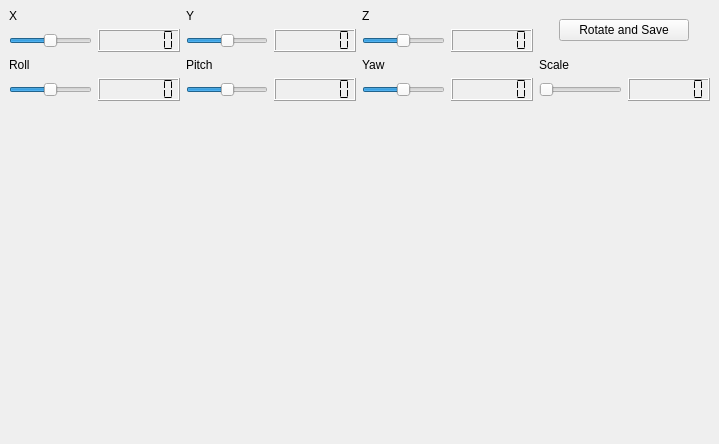
<?xml version="1.0" encoding="UTF-8"?>
<ui version="4.0">
 <class>PairAlign</class>
 <widget class="QMainWindow" name="PairAlign">
  <property name="geometry">
   <rect>
    <x>0</x>
    <y>0</y>
    <width>719</width>
    <height>444</height>
   </rect>
  </property>
  <property name="windowTitle">
   <string>PCLViewer</string>
  </property>
  <widget class="QWidget" name="central_widget">
   <layout class="QGridLayout" name="grid_layout">
    <item row="0" column="0">
     <layout class="QVBoxLayout" name="vertical_layout">
      <item>
       <layout class="QGridLayout" name="aling_layout">
        <item row="0" column="0">
         <layout class="QGridLayout" name="grid_layout_x">
          <item row="1" column="1">
           <widget class="QLCDNumber" name="number_x">
            <property name="digitCount">
             <number>7</number>
            </property>
            <property name="segmentStyle">
             <enum>QLCDNumber::Flat</enum>
            </property>
           </widget>
          </item>
          <item row="1" column="0">
           <widget class="QSlider" name="slider_x">
            <property name="minimum">
             <number>-6400</number>
            </property>
            <property name="maximum">
             <number>6400</number>
            </property>
            <property name="orientation">
             <enum>Qt::Horizontal</enum>
            </property>
           </widget>
          </item>
          <item row="0" column="0">
           <widget class="QLabel" name="label_x">
            <property name="text">
             <string>X</string>
            </property>
           </widget>
          </item>
         </layout>
        </item>
        <item row="1" column="3">
         <layout class="QGridLayout" name="grid_layout_scale">
          <item row="1" column="0">
           <widget class="QSlider" name="slider_scale">
            <property name="minimum">
             <number>1</number>
            </property>
            <property name="maximum">
             <number>20000</number>
            </property>
            <property name="orientation">
             <enum>Qt::Horizontal</enum>
            </property>
           </widget>
          </item>
          <item row="0" column="0">
           <widget class="QLabel" name="label_scale">
            <property name="text">
             <string>Scale</string>
            </property>
           </widget>
          </item>
          <item row="1" column="1">
           <widget class="QLCDNumber" name="number_scale">
            <property name="digitCount">
             <number>7</number>
            </property>
            <property name="segmentStyle">
             <enum>QLCDNumber::Flat</enum>
            </property>
           </widget>
          </item>
         </layout>
        </item>
        <item row="0" column="1">
         <layout class="QGridLayout" name="grid_layout_y">
          <item row="1" column="1">
           <widget class="QLCDNumber" name="number_y">
            <property name="digitCount">
             <number>7</number>
            </property>
            <property name="segmentStyle">
             <enum>QLCDNumber::Flat</enum>
            </property>
           </widget>
          </item>
          <item row="1" column="0">
           <widget class="QSlider" name="slider_y">
            <property name="minimum">
             <number>-4800</number>
            </property>
            <property name="maximum">
             <number>4800</number>
            </property>
            <property name="orientation">
             <enum>Qt::Horizontal</enum>
            </property>
           </widget>
          </item>
          <item row="0" column="0">
           <widget class="QLabel" name="label_y">
            <property name="text">
             <string>Y</string>
            </property>
           </widget>
          </item>
         </layout>
        </item>
        <item row="1" column="2">
         <layout class="QGridLayout" name="grid_layout_yaw">
          <item row="1" column="0">
           <widget class="QSlider" name="slider_yaw">
            <property name="minimum">
             <number>-1800</number>
            </property>
            <property name="maximum">
             <number>1800</number>
            </property>
            <property name="orientation">
             <enum>Qt::Horizontal</enum>
            </property>
           </widget>
          </item>
          <item row="1" column="1">
           <widget class="QLCDNumber" name="number_yaw">
            <property name="digitCount">
             <number>7</number>
            </property>
            <property name="segmentStyle">
             <enum>QLCDNumber::Flat</enum>
            </property>
           </widget>
          </item>
          <item row="0" column="0">
           <widget class="QLabel" name="label_yaw">
            <property name="text">
             <string>Yaw</string>
            </property>
           </widget>
          </item>
         </layout>
        </item>
        <item row="1" column="1">
         <layout class="QGridLayout" name="grid_layout_pitch">
          <item row="0" column="0">
           <widget class="QLabel" name="label_pitch">
            <property name="text">
             <string>Pitch</string>
            </property>
           </widget>
          </item>
          <item row="1" column="1">
           <widget class="QLCDNumber" name="number_pitch">
            <property name="digitCount">
             <number>7</number>
            </property>
            <property name="segmentStyle">
             <enum>QLCDNumber::Flat</enum>
            </property>
           </widget>
          </item>
          <item row="1" column="0">
           <widget class="QSlider" name="slider_pitch">
            <property name="minimum">
             <number>-1800</number>
            </property>
            <property name="maximum">
             <number>1800</number>
            </property>
            <property name="orientation">
             <enum>Qt::Horizontal</enum>
            </property>
           </widget>
          </item>
         </layout>
        </item>
        <item row="0" column="2">
         <layout class="QGridLayout" name="grid_layout_z">
          <item row="1" column="1">
           <widget class="QLCDNumber" name="number_z">
            <property name="digitCount">
             <number>7</number>
            </property>
            <property name="segmentStyle">
             <enum>QLCDNumber::Flat</enum>
            </property>
           </widget>
          </item>
          <item row="1" column="0">
           <widget class="QSlider" name="slider_z">
            <property name="minimum">
             <number>-10240</number>
            </property>
            <property name="maximum">
             <number>10240</number>
            </property>
            <property name="orientation">
             <enum>Qt::Horizontal</enum>
            </property>
           </widget>
          </item>
          <item row="0" column="0">
           <widget class="QLabel" name="label_z">
            <property name="text">
             <string>Z</string>
            </property>
           </widget>
          </item>
         </layout>
        </item>
        <item row="1" column="0">
         <layout class="QGridLayout" name="grid_layout_roll">
          <item row="1" column="0">
           <widget class="QSlider" name="slider_roll">
            <property name="minimum">
             <number>-1800</number>
            </property>
            <property name="maximum">
             <number>1800</number>
            </property>
            <property name="orientation">
             <enum>Qt::Horizontal</enum>
            </property>
           </widget>
          </item>
          <item row="0" column="0">
           <widget class="QLabel" name="label_roll">
            <property name="text">
             <string>Roll</string>
            </property>
           </widget>
          </item>
          <item row="1" column="1">
           <widget class="QLCDNumber" name="number_roll">
            <property name="digitCount">
             <number>7</number>
            </property>
            <property name="segmentStyle">
             <enum>QLCDNumber::Flat</enum>
            </property>
           </widget>
          </item>
         </layout>
        </item>
        <item row="0" column="3">
         <layout class="QHBoxLayout" name="horizontal_layout">
          <item>
           <widget class="QPushButton" name="save_button">
            <property name="sizePolicy">
             <sizepolicy hsizetype="Fixed" vsizetype="Fixed">
              <horstretch>0</horstretch>
              <verstretch>0</verstretch>
             </sizepolicy>
            </property>
            <property name="minimumSize">
             <size>
              <width>130</width>
              <height>0</height>
             </size>
            </property>
            <property name="maximumSize">
             <size>
              <width>130</width>
              <height>16777215</height>
             </size>
            </property>
            <property name="text">
             <string>Rotate and Save</string>
            </property>
           </widget>
          </item>
         </layout>
        </item>
       </layout>
      </item>
      <item>
       <widget class="QVTKWidget" name="pcl_widget" native="true">
        <property name="sizePolicy">
         <sizepolicy hsizetype="Expanding" vsizetype="Expanding">
          <horstretch>0</horstretch>
          <verstretch>0</verstretch>
         </sizepolicy>
        </property>
        <property name="minimumSize">
         <size>
          <width>300</width>
          <height>300</height>
         </size>
        </property>
       </widget>
      </item>
     </layout>
    </item>
   </layout>
  </widget>
 </widget>
 <customwidgets>
  <customwidget>
   <class>QVTKWidget</class>
   <extends>QWidget</extends>
   <header location="global">QVTKWidget.h</header>
   <container>1</container>
  </customwidget>
 </customwidgets>
 <resources/>
 <connections/>
</ui>
